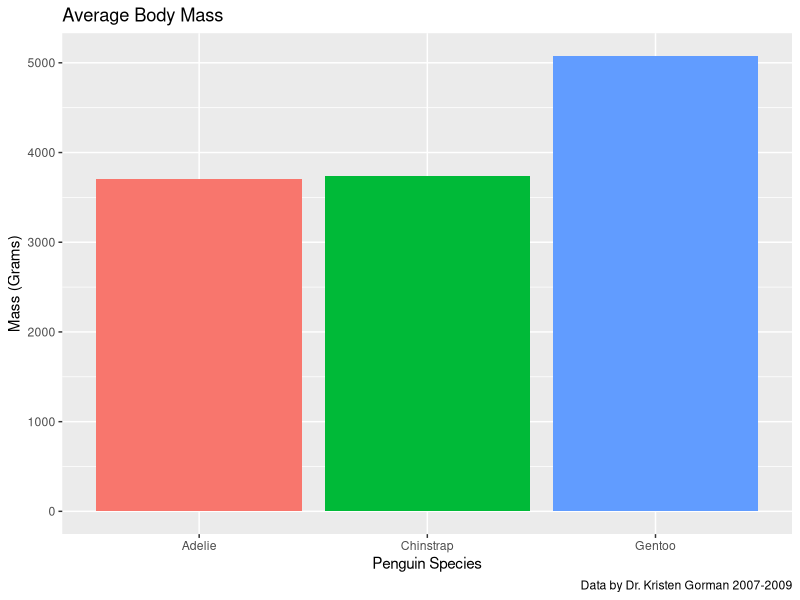

The R source for this figure:
## ---- chunk 1
install.packages('tidyverse')
install.packages('palmerpenguins')
install.packages('ggplot2')
## ---- chunk 2
library('tidyverse')
library('palmerpenguins')
library('ggplot2')
## ---- chunk 3
data(penguins)
head(penguins)
## ---- chunk 4
clean_penguins = filter(penguins, penguins$body_mass_g != 'NA')
## ---- chunk 5
head(clean_penguins)
## ---- chunk 6
body_mass_summary = clean_penguins %>% 
  group_by(species) %>%
  summarize(avg_body_mass = mean(body_mass_g))
## ---- chunk 7
print(body_mass_summary)
## ---- chunk 8
ggplot(data = body_mass_summary) %>% 
  + geom_col(mapping = aes(x = species, y = avg_body_mass, fill = species)) %>% 
  ## The rest of this code is for readability and aesthetic purposes.
  + guides(fill = 'none') %>% 
  + labs(title = 'Average Body Mass', x = 'Penguin Species', y = 'Mass (Grams)', caption = 
           'Data by Dr. Kristen Gorman 2007-2009')
